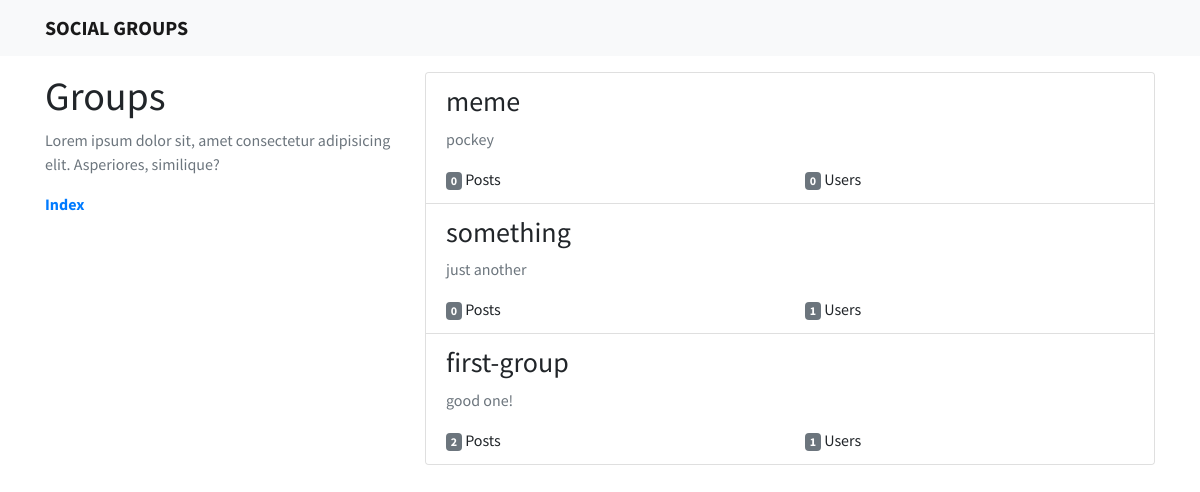
The app's page /groups/ with its own data.
### groups/models.py (models this page shows, shortened)
class Group(models.Model):
    name = models.CharField(max_length=50)
    description = models.TextField(blank=True, null=True)
    user = models.ManyToManyField(User)
    class Meta:
        ordering = ['-pk', ]

### groups/views.py (the view)
# urls.py: path('groups/', group_views.group_list, name='group'),
def group_list(request):
    group_list = Group.objects.all()
    return render(request, "groups/groups.html", {
        "groups": group_list,
    })

### groups/templates/groups/groups.html
{% extends "base.html" %}
{% block content %}
<div class="row mt-3">
    <div class="col-4">
        <h1>Groups</h1>
        <p class="text-muted">Lorem ipsum dolor sit, amet consectetur adipisicing elit. Asperiores, similique?</p>
        <ul class="list-inline">
            <li class="list-inline-item"><a href="{% url 'home' %}"><b>Index</b></a></li>
        </ul>
    </div>
    <div class="col-8">
        <div class="card mb-4">
            <ul class="list-group list-group-flush">
                {% for group in groups %}
                <li class="list-group-item">
                    <h3>{{ group.name }}</h3>
                    <p class="text-muted">{{ group.description }}</p>
                    <div class="row">
                        <div class="col-6">
                            <span class="badge badge-secondary">{{ group.post_set.all.count }}</span> Posts
                        </div>
                        <div class="col-6">
                            <span class="badge badge-secondary">{{ group.user.all.count }}</span> Users
                        </div>
                    </div>
                </li>
                {% endfor %}
            </ul>
        </div>
    </div>
</div>
{% endblock content %}

### templates/base.html (style rules this page uses)
body { font-family: 'Source Sans Pro', sans-serif; }

### records on screen
Group: name "meme", description "pockey", post_set.all.count "0", user.all.count "0"
Group: name "something", description "just another", post_set.all.count "0", user.all.count "1"
Group: name "first-group", description "good one!", post_set.all.count "2", user.all.count "1"
